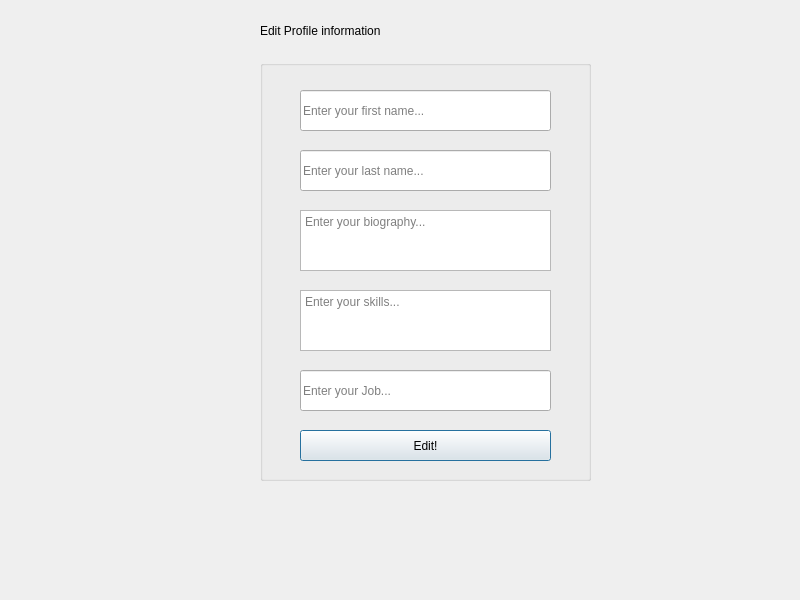
<?xml version="1.0" encoding="UTF-8"?>
<ui version="4.0">
 <class>ProfileEdit</class>
 <widget class="QDialog" name="ProfileEdit">
  <property name="geometry">
   <rect>
    <x>0</x>
    <y>0</y>
    <width>800</width>
    <height>600</height>
   </rect>
  </property>
  <property name="windowTitle">
   <string>Dialog</string>
  </property>
  <widget class="QLabel" name="label">
   <property name="geometry">
    <rect>
     <x>260</x>
     <y>10</y>
     <width>361</width>
     <height>41</height>
    </rect>
   </property>
   <property name="styleSheet">
    <string notr="true">font: 75 24pt &quot;MS Shell Dlg 2&quot;;</string>
   </property>
   <property name="text">
    <string>Edit Profile information</string>
   </property>
  </widget>
  <widget class="QGroupBox" name="groupBox">
   <property name="geometry">
    <rect>
     <x>260</x>
     <y>60</y>
     <width>331</width>
     <height>421</height>
    </rect>
   </property>
   <property name="title">
    <string/>
   </property>
   <widget class="QPushButton" name="pushButton">
    <property name="geometry">
     <rect>
      <x>40</x>
      <y>370</y>
      <width>251</width>
      <height>31</height>
     </rect>
    </property>
    <property name="text">
     <string>Edit!</string>
    </property>
   </widget>
   <widget class="QTextEdit" name="textEdit">
    <property name="geometry">
     <rect>
      <x>40</x>
      <y>150</y>
      <width>251</width>
      <height>61</height>
     </rect>
    </property>
    <property name="placeholderText">
     <string>Enter your biography...</string>
    </property>
   </widget>
   <widget class="QLineEdit" name="lineEdit_2">
    <property name="geometry">
     <rect>
      <x>40</x>
      <y>90</y>
      <width>251</width>
      <height>41</height>
     </rect>
    </property>
    <property name="placeholderText">
     <string>Enter your last name...</string>
    </property>
   </widget>
   <widget class="QLineEdit" name="lineEdit">
    <property name="geometry">
     <rect>
      <x>40</x>
      <y>30</y>
      <width>251</width>
      <height>41</height>
     </rect>
    </property>
    <property name="placeholderText">
     <string>Enter your first name...</string>
    </property>
   </widget>
   <widget class="QLineEdit" name="lineEdit_3">
    <property name="geometry">
     <rect>
      <x>40</x>
      <y>310</y>
      <width>251</width>
      <height>41</height>
     </rect>
    </property>
    <property name="placeholderText">
     <string>Enter your Job...</string>
    </property>
   </widget>
   <widget class="QTextEdit" name="textEdit_2">
    <property name="geometry">
     <rect>
      <x>40</x>
      <y>230</y>
      <width>251</width>
      <height>61</height>
     </rect>
    </property>
    <property name="placeholderText">
     <string>Enter your skills...</string>
    </property>
   </widget>
  </widget>
 </widget>
 <resources/>
 <connections/>
</ui>
